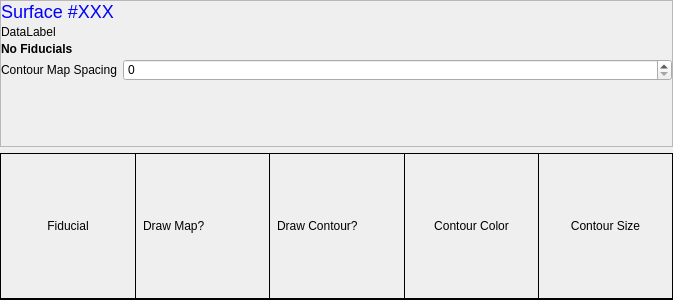
<?xml version="1.0" encoding="UTF-8"?>
<ui version="4.0">
 <class>FidDialogWidget</class>
 <widget class="QWidget" name="FidDialogWidget">
  <property name="geometry">
   <rect>
    <x>0</x>
    <y>0</y>
    <width>673</width>
    <height>300</height>
   </rect>
  </property>
  <property name="windowTitle">
   <string>Form</string>
  </property>
  <property name="styleSheet">
   <string notr="true">#fidColorHeaderLabel, #fidNameHeaderLabel, #dataHeaderLabel, #fidSizeHeaderLabel, #drawMapHeaderLabel, #drawContourHeaderLabel,
#globalFidNameHeaderLabel, #globalFidColorHeaderLabel, 
#globalPickHeaderLabel {
padding: 4px;
border: none;
border-left: 1px solid black;
border-bottom: 1px solid black;
}

#fidNameHeaderLabel {
border-left-width: 0px;
}

#fidFrame
{
border:1px solid black;
border-bottom: none; 
}


#surfHeaderLabel 
{
color: blue;
font-size: 18px;
font-weight: normal;
}

#noFidLabel
{
font-weight: bold;
}

#mainFrame
{
  border: none;
  border-bottom: 1px solid black;
}
</string>
  </property>
  <layout class="QVBoxLayout" name="verticalLayout">
   <property name="leftMargin">
    <number>0</number>
   </property>
   <property name="topMargin">
    <number>0</number>
   </property>
   <property name="rightMargin">
    <number>0</number>
   </property>
   <property name="bottomMargin">
    <number>0</number>
   </property>
   <item>
    <widget class="QFrame" name="mainFrame">
     <property name="frameShape">
      <enum>QFrame::NoFrame</enum>
     </property>
     <property name="frameShadow">
      <enum>QFrame::Plain</enum>
     </property>
     <property name="lineWidth">
      <number>0</number>
     </property>
     <layout class="QVBoxLayout" name="verticalLayout_2">
      <property name="leftMargin">
       <number>0</number>
      </property>
      <property name="topMargin">
       <number>0</number>
      </property>
      <property name="rightMargin">
       <number>0</number>
      </property>
      <property name="bottomMargin">
       <number>0</number>
      </property>
      <item>
       <widget class="QFrame" name="headerFrame">
        <property name="frameShape">
         <enum>QFrame::StyledPanel</enum>
        </property>
        <property name="frameShadow">
         <enum>QFrame::Raised</enum>
        </property>
        <layout class="QFormLayout" name="formLayout">
         <property name="fieldGrowthPolicy">
          <enum>QFormLayout::AllNonFixedFieldsGrow</enum>
         </property>
         <property name="formAlignment">
          <set>Qt::AlignLeading|Qt::AlignLeft|Qt::AlignTop</set>
         </property>
         <property name="verticalSpacing">
          <number>3</number>
         </property>
         <property name="leftMargin">
          <number>0</number>
         </property>
         <property name="topMargin">
          <number>0</number>
         </property>
         <property name="rightMargin">
          <number>0</number>
         </property>
         <property name="bottomMargin">
          <number>0</number>
         </property>
         <item row="0" column="0">
          <widget class="QLabel" name="surfHeaderLabel">
           <property name="frameShape">
            <enum>QFrame::NoFrame</enum>
           </property>
           <property name="frameShadow">
            <enum>QFrame::Plain</enum>
           </property>
           <property name="text">
            <string>Surface #XXX</string>
           </property>
           <property name="alignment">
            <set>Qt::AlignCenter</set>
           </property>
          </widget>
         </item>
         <item row="4" column="0">
          <widget class="QLabel" name="spacingHeaderLabel">
           <property name="frameShape">
            <enum>QFrame::NoFrame</enum>
           </property>
           <property name="frameShadow">
            <enum>QFrame::Plain</enum>
           </property>
           <property name="text">
            <string>Contour Map Spacing</string>
           </property>
           <property name="alignment">
            <set>Qt::AlignCenter</set>
           </property>
          </widget>
         </item>
         <item row="4" column="1">
          <widget class="QSpinBox" name="spacingSpinBox"/>
         </item>
         <item row="3" column="0">
          <widget class="QLabel" name="noFidLabel">
           <property name="text">
            <string>No Fiducials</string>
           </property>
          </widget>
         </item>
         <item row="2" column="0">
          <widget class="QLabel" name="dataLabel">
           <property name="text">
            <string>DataLabel</string>
           </property>
          </widget>
         </item>
        </layout>
       </widget>
      </item>
      <item>
       <widget class="QFrame" name="fidFrame">
        <property name="styleSheet">
         <string notr="true"/>
        </property>
        <property name="frameShape">
         <enum>QFrame::StyledPanel</enum>
        </property>
        <property name="frameShadow">
         <enum>QFrame::Raised</enum>
        </property>
        <layout class="QGridLayout" name="gridLayout">
         <property name="leftMargin">
          <number>0</number>
         </property>
         <property name="topMargin">
          <number>0</number>
         </property>
         <property name="rightMargin">
          <number>0</number>
         </property>
         <property name="bottomMargin">
          <number>0</number>
         </property>
         <property name="spacing">
          <number>0</number>
         </property>
         <item row="0" column="2">
          <widget class="QLabel" name="drawContourHeaderLabel">
           <property name="text">
            <string>Draw Contour?</string>
           </property>
          </widget>
         </item>
         <item row="0" column="1">
          <widget class="QLabel" name="drawMapHeaderLabel">
           <property name="text">
            <string>Draw Map?</string>
           </property>
          </widget>
         </item>
         <item row="0" column="0">
          <widget class="QLabel" name="fidNameHeaderLabel">
           <property name="frameShape">
            <enum>QFrame::NoFrame</enum>
           </property>
           <property name="frameShadow">
            <enum>QFrame::Plain</enum>
           </property>
           <property name="text">
            <string>Fiducial</string>
           </property>
           <property name="alignment">
            <set>Qt::AlignCenter</set>
           </property>
          </widget>
         </item>
         <item row="0" column="4">
          <widget class="QLabel" name="fidSizeHeaderLabel">
           <property name="frameShape">
            <enum>QFrame::NoFrame</enum>
           </property>
           <property name="frameShadow">
            <enum>QFrame::Plain</enum>
           </property>
           <property name="text">
            <string>Contour Size</string>
           </property>
           <property name="alignment">
            <set>Qt::AlignCenter</set>
           </property>
          </widget>
         </item>
         <item row="0" column="3">
          <widget class="QLabel" name="fidColorHeaderLabel">
           <property name="frameShape">
            <enum>QFrame::NoFrame</enum>
           </property>
           <property name="frameShadow">
            <enum>QFrame::Plain</enum>
           </property>
           <property name="text">
            <string>Contour Color</string>
           </property>
           <property name="alignment">
            <set>Qt::AlignCenter</set>
           </property>
          </widget>
         </item>
        </layout>
       </widget>
      </item>
     </layout>
    </widget>
   </item>
  </layout>
 </widget>
 <resources/>
 <connections/>
</ui>
